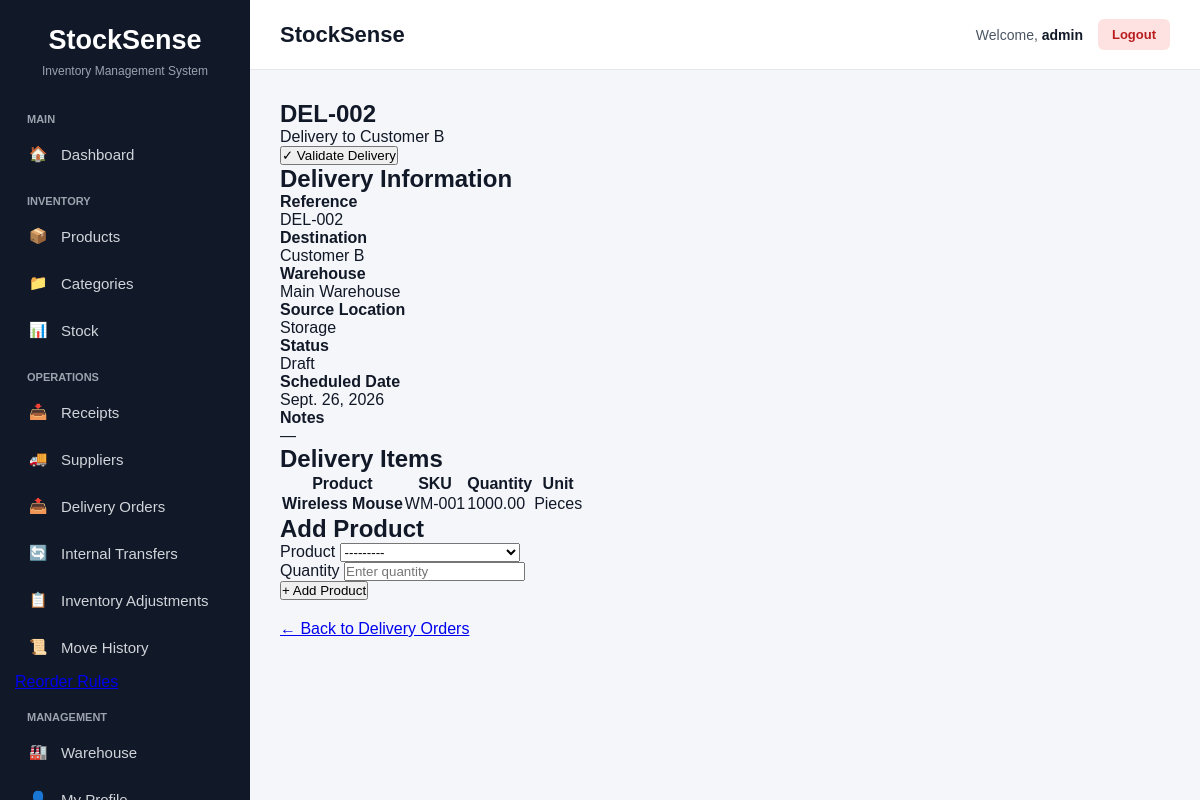
The page /operations/deliveries/2/ (signed in) on the database its author committed.
### operations/models.py (models this page shows, shortened)
class Delivery(models.Model):
    STATUS_CHOICES = [
        ('DRAFT', 'Draft'),
        ('WAITING', 'Waiting'),
        ('READY', 'Ready'),
        ('PICK', 'Pick'),
        ('PACK', 'Pack'),
        ('DONE', 'Done'),
        ('CANCELED', 'Canceled'),
    ]
    reference = models.CharField(
        max_length=50,
        unique=True
    )
    destination = models.CharField(
        max_length=200
    )
    source_location = models.ForeignKey(
        Location,
        on_delete=models.PROTECT,
        related_name='deliveries'
    )
    status = models.CharField(
        max_length=20,
        choices=STATUS_CHOICES,
        default='DRAFT'
    )
    scheduled_date = models.DateField(
        null=True,
        blank=True
    )
    notes = models.TextField(blank=True)
    created_at = models.DateTimeField(auto_now_add=True)
    updated_at = models.DateTimeField(auto_now=True)

class DeliveryItem(models.Model):
    delivery = models.ForeignKey(
        Delivery,
        on_delete=models.CASCADE,
        related_name='items'
    )
    product = models.ForeignKey(
        Product,
        on_delete=models.PROTECT,
        related_name='delivery_items'
    )
    quantity = models.DecimalField(
        max_digits=12,
        decimal_places=2
    )

### warehouse/models.py (models this page shows, shortened)
class Location(models.Model):
    warehouse = models.ForeignKey(
        Warehouse,
        on_delete=models.CASCADE,
        related_name='locations'
    )
    name = models.CharField(max_length=150)
    created_at = models.DateTimeField(auto_now_add=True)
    updated_at = models.DateTimeField(auto_now=True)
    class Meta:
        constraints = [
            models.UniqueConstraint(
                fields=['warehouse', 'name'],
                name='unique_location_per_warehouse'
            )
        ]

class Warehouse(models.Model):
    name = models.CharField(max_length=150, unique=True)
    address = models.TextField(blank=True)
    created_at = models.DateTimeField(auto_now_add=True)
    updated_at = models.DateTimeField(auto_now=True)

### inventory/models.py (models this page shows)
class Product(models.Model):
    name = models.CharField(max_length=200)
    sku = models.CharField(max_length=100, unique=True)
    category = models.ForeignKey(
        Category,
        on_delete=models.CASCADE,
        related_name='products'
    )
    unit_of_measure = models.CharField(max_length=50)
    created_at = models.DateTimeField(auto_now_add=True)
    updated_at = models.DateTimeField(auto_now=True)
    def __str__(self):
        return f"{self.name} ({self.sku})"

### operations/views.py (the view)
@login_required
def delivery_detail(request, pk):
    delivery = get_object_or_404(
        Delivery.objects.select_related(
            'source_location',
            'source_location__warehouse',
        ).prefetch_related(
            'items__product'
        ),
        pk=pk
    )
    item_form = DeliveryItemForm()
    return render(
        request,
        'operations/delivery_detail.html',
        {
            'delivery': delivery,
            'item_form': item_form,
        }
    )

### operations/forms.py (shortened to what this page needs)
class DeliveryItemForm(forms.ModelForm):
    class Meta:
        model = DeliveryItem
        fields = [
            'product',
            'quantity',
        ]
        widgets = {
            'product': forms.Select(
                attrs={
                    'class': 'form-control',
                }
            ),
            'quantity': forms.NumberInput(
                attrs={
                    'class': 'form-control',
                    'placeholder': 'Enter quantity',
                    'min': '0.01',
                    'step': '0.01',
                }
            ),
        }

### templates/operations/delivery_detail.html (shortened to what this page needs)
{% extends 'base.html' %}
{% block content %}
<div class="page-header">
    <div>
        <h1>{{ delivery.reference }}</h1>
        <p>
            Delivery to {{ delivery.destination }}
        </p>
    </div>
    <div>
        {% if delivery.status == 'DRAFT' %}
        <form method="post"
              action="{% url 'operations:delivery_validate' delivery.pk %}"
              style="display:inline;">
            <button type="submit"
                    class="btn btn-primary">
                ✓ Validate Delivery
            </button>
        </form>
        {% endif %}
    </div>
</div>
<div class="card">
    <div class="card-header">
        <h2>Delivery Information</h2>
    </div>
    <div class="detail-grid">
        <div>
            <strong>Reference</strong>
            <p>{{ delivery.reference }}</p>
        </div>
        <div>
            <strong>Destination</strong>
            <p>{{ delivery.destination }}</p>
        </div>
        <div>
            <strong>Warehouse</strong>
            <p>
                {{ delivery.source_location.warehouse.name }}
            </p>
        </div>
        <div>
            <strong>Source Location</strong>
            <p>
                {{ delivery.source_location.name }}
            </p>
        </div>
        <div>
            <strong>Status</strong>
            <p>
                {{ delivery.get_status_display }}
            </p>
        </div>
        <div>
            <strong>Scheduled Date</strong>
            <p>
                {{ delivery.scheduled_date|default:"—" }}
            </p>
        </div>
        <div>
            <strong>Notes</strong>
            <p>
                {{ delivery.notes|default:"—" }}
            </p>
        </div>
    </div>
</div>
<div class="card">
    <div class="card-header">
        <h2>Delivery Items</h2>
    </div>
    <div class="table-responsive">
        <table class="data-table">
            <thead>
                <tr>
                    <th>Product</th>
                    <th>SKU</th>
                    <th>Quantity</th>
                    <th>Unit</th>
                </tr>
            </thead>
            <tbody>
                {% for item in delivery.items.all %}
                <tr>
                    <td>
                        <strong>
                            {{ item.product.name }}
                        </strong>
                    </td>
                    <td>
                        {{ item.product.sku }}
                    </td>
                    <td>
                        {{ item.quantity }}
                    </td>
                    <td>
                        {{ item.product.unit_of_measure }}
                    </td>
                </tr>
                {% endfor %}
            </tbody>
        </table>
    </div>
</div>
{% if delivery.status == 'DRAFT' %}
<div class="card">
    <div class="card-header">
        <h2>Add Product</h2>
    </div>
    <form method="post"
          action="{% url 'operations:delivery_add_item' delivery.pk %}">
        <div class="form-group">
            <label for="{{ item_form.product.id_for_label }}">
                Product
            </label>
            {{ item_form.product }}
        </div>
        <div class="form-group">
            <label for="{{ item_form.quantity.id_for_label }}">
                Quantity
            </label>
            {{ item_form.quantity }}
        </div>
        <button type="submit"
                class="btn btn-secondary">
            + Add Product
        </button>
    </form>
</div>
{% endif %}
<div style="margin-top:20px;">
    <a href="{% url 'operations:delivery_list' %}"
       class="btn btn-secondary">
        ← Back to Delivery Orders
    </a>
</div>
{% endblock %}

### templates/base.html (shortened to what this page needs)
<!DOCTYPE html>
<html lang="en">
<head>
</head>
<body>
<aside class="sidebar">
    <div class="logo">
        StockSense
    </div>
    <div class="logo-subtitle">
        Inventory Management System
    </div>
    <div class="menu-title">
        Main
    </div>
    <a href="{% url 'dashboard:home' %}"
       class="nav-link">
        <span class="nav-icon">🏠</span>
        Dashboard
    </a>
    <div class="menu-title">
        Inventory
    </div>
    <a href="{% url 'inventory:product_list' %}"
   class="nav-link">
    <span class="nav-icon">📦</span>
    Products
</a>
<a href="{% url 'inventory:category_list' %}"
   class="nav-link">
    <span class="nav-icon">📁</span>
    Categories
</a>
    <a href="{% url 'inventory:stock_list' %}"
   class="nav-link">
    <span class="nav-icon">📊</span>
    Stock
</a>
    <div class="menu-title">
        Operations
    </div>
    <a href="{% url 'operations:receipt_list' %}"
   class="nav-link">
    <span class="nav-icon">📥</span>
    Receipts
    </a>
    <a href="{% url 'operations:supplier_list' %}"
   class="nav-link">
    <span class="nav-icon">🚚</span>
    Suppliers
    </a>
    <a href="{% url 'operations:delivery_list' %}"
   class="nav-link">
    <span class="nav-icon">📤</span>
    Delivery Orders
    </a>
    <a href="{% url 'operations:transfer_list' %}"
   class="nav-link">
    <span class="nav-icon">🔄</span>
    Internal Transfers
    </a>
    <a href="{% url 'operations:adjustment_list' %}"
   class="nav-link">
    <span class="nav-icon">📋</span>
    Inventory Adjustments
    </a>
    <a href="{% url 'operations:ledger_list' %}"
   class="nav-link">
    <span class="nav-icon">📜</span>
    Move History
    </a>
    <a href="{% url 'operations:reorder_rule_list' %}">
    </a>
    <div class="menu-title">
        Management
    </div>
    <a href="{% url 'warehouse:warehouse_list' %}"
   class="nav-link">
    <span class="nav-icon">🏭</span>
    Warehouse
     </a>
    <a href="#"
       class="nav-link">
        <span class="nav-icon">👤</span>
    </a>
</aside>
<main class="main-content">
    <header class="topbar">
        <div class="page-title">
            {% block page_title %}
            StockSense
            {% endblock %}
        </div>
        <div class="user-section">
            <span>
                Welcome,
                <span class="user-name">
                    {{ request.user.username }}
                </span>
            </span>
            <a href="{% url 'accounts:logout' %}"
               class="logout-button">
                Logout
            </a>
        </div>
    </header>
    <section class="content">
        {% block content %}
        {% endblock %}
    </section>
</main>
</body>
</html>

### templates/base.html (style rules this page uses)
* { box-sizing: border-box; margin: 0; padding: 0; }
body { font-family: Arial, Helvetica, sans-serif; background: #f4f6f9; color: #111827; }
.sidebar { position: fixed; left: 0; top: 0; width: 250px; height: 100vh; background: #111827; color: white; padding: 25px 15px; overflow-y: auto; }
.logo { text-align: center; font-size: 27px; font-weight: bold; margin-bottom: 8px; }
.logo-subtitle { text-align: center; color: #9ca3af; font-size: 12px; margin-bottom: 35px; }
.menu-title { color: #9ca3af; font-size: 11px; font-weight: bold; text-transform: uppercase; padding: 0 12px; margin-top: 20px; margin-bottom: 8px; }
.nav-link { display: flex; align-items: center; gap: 12px; padding: 12px; margin-bottom: 5px; border-radius: 7px; color: #d1d5db; text-decoration: none; font-size: 15px; transition: 0.2s; }
.nav-icon { width: 22px; text-align: center; }
.main-content { margin-left: 250px; min-height: 100vh; }
.topbar { height: 70px; background: white; border-bottom: 1px solid #e5e7eb; display: flex; align-items: center; justify-content: space-between; padding: 0 30px; }
.page-title { font-size: 22px; font-weight: bold; color: #111827; }
.user-section { display: flex; align-items: center; gap: 15px; font-size: 14px; color: #4b5563; }
.user-name { font-weight: bold; color: #111827; }
.logout-button { padding: 8px 14px; border-radius: 6px; background: #fee2e2; color: #b91c1c; text-decoration: none; font-size: 13px; font-weight: bold; }
.content { padding: 30px; }

### rows shown on the page
Delivery: reference "DEL-002", destination "Customer B", source_location.warehouse.name "Main Warehouse", source_location.name "Storage", status "Draft", scheduled_date "Sept. 26, 2026", notes "—"
DeliveryItem: product.name "Wireless Mouse", product.sku "WM-001", quantity "1000.00", product.unit_of_measure "Pieces"

### other values the page prints
{{ request.user.username }} "admin"
